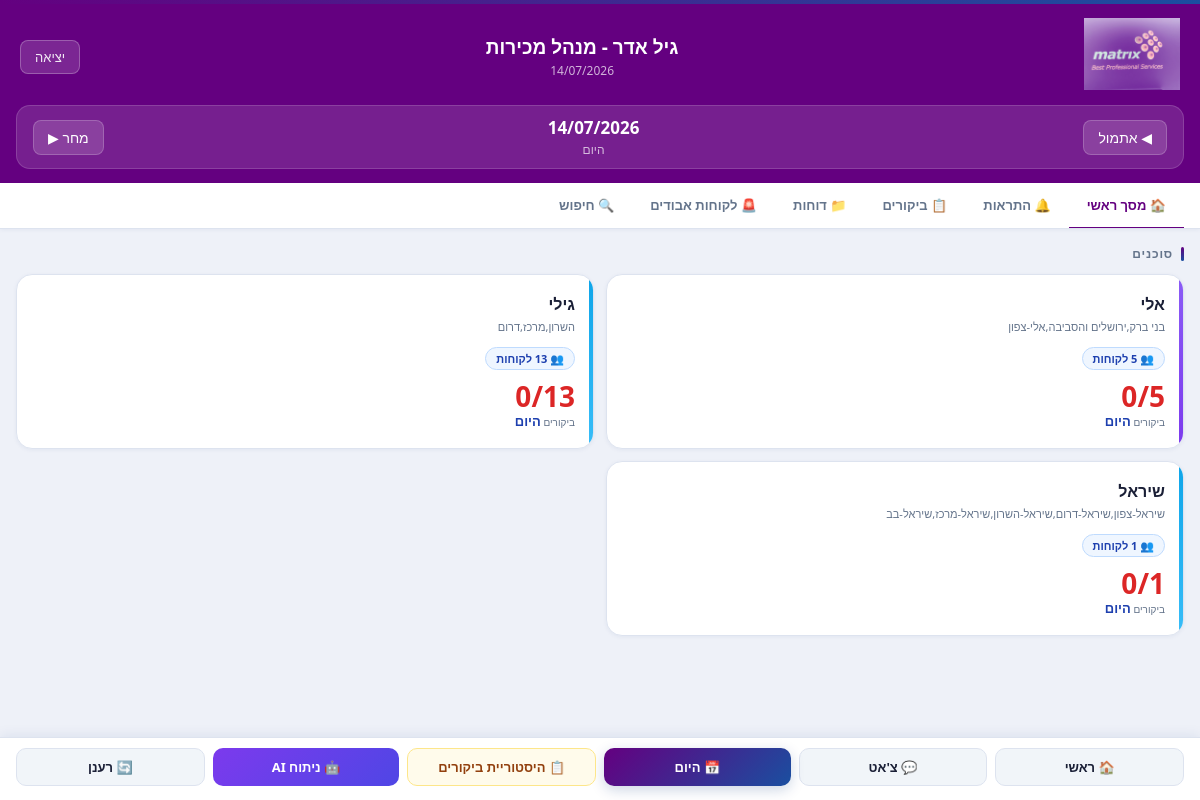
Screenshot of /manager (signed in) with the database file from the repository.
### tables this page shows
CREATE TABLE users (
        id INTEGER PRIMARY KEY AUTOINCREMENT,
        name TEXT NOT NULL,
        username TEXT UNIQUE NOT NULL,
        password_hash TEXT NOT NULL,
        role TEXT NOT NULL DEFAULT 'agent',
        regions TEXT NOT NULL DEFAULT ''
    );

### main.py (the view)
@app.get("/manager", response_class=HTMLResponse)
async def manager_dashboard(request: Request, date: str = None, agent_id: int = None):
    user = get_current_user(request)
    if not user or user['role'] != 'manager':
        return RedirectResponse("/")
    try:
        selected_date = datetime.strptime(date, "%Y-%m-%d").date() if date else now_il().date()
    except ValueError:
        selected_date = now_il().date()
    db = get_db()
    agents = db.execute("SELECT * FROM users WHERE role='agent' ORDER BY name").fetchall()
    visits_query = "SELECT v.*, u.name as agent_name, c.name as store_name, c.city, c.region FROM visits v JOIN users u ON v.user_id=u.id JOIN customers c ON v.customer_id=c.id WHERE v.visit_date=?"
    params = [str(selected_date)]
    if agent_id:
        visits_query += " AND v.user_id=?"
        params.append(agent_id)
    visits_query += " ORDER BY v.check_in_time DESC"
    visits = db.execute(visits_query, params).fetchall()
    notifications = db.execute(
        "SELECT * FROM notifications ORDER BY created_at DESC LIMIT 50"
    ).fetchall()
    eod_reports = db.execute(
        """SELECT * FROM notifications
           WHERE action='eod_report' AND created_at LIKE ?
           ORDER BY created_at DESC""",
        (str(selected_date) + '%',)
    ).fetchall()
    unread = db.execute("SELECT COUNT(*) FROM notifications WHERE is_read=0").fetchone()[0]
    agent_summary = []
    for agent in agents:
        today_visits = db.execute(
            "SELECT COUNT(*) FROM visits WHERE user_id=? AND visit_date=? AND (check_out_time IS NOT NULL OR is_phone=1)",
            (agent['id'], str(selected_date))
        ).fetchone()[0]
        active_count = db.execute(
            "SELECT COUNT(*) FROM visits WHERE user_id=? AND visit_date=? AND check_in_time IS NOT NULL AND check_out_time IS NULL AND is_phone=0",
            (agent['id'], str(selected_date))
        ).fetchone()[0]
        current = db.execute(
            """SELECT v.*, c.name as store_name FROM visits v JOIN customers c ON v.customer_id=c.id
               WHERE v.user_id=? AND v.visit_date=? AND v.check_in_time IS NOT NULL AND v.check_out_time IS NULL""",
            (agent['id'], str(selected_date))
        ).fetchone()
        agent_regions = [r.strip() for r in (agent['regions'] or '').split(',') if r.strip()]
        if agent_regions:
            hebrew_day_sel = get_hebrew_day(selected_date)
            week_num_sel   = get_week_for_agent(selected_date, agent)
            week_col_sel   = f"week_{week_num_sel}"
            placeholders   = ','.join(['?' for _ in agent_regions])
            total_customers = db.execute(
                f"SELECT COUNT(*) FROM customers WHERE region IN ({placeholders}) AND assigned_visit_day=? AND {week_col_sel}=1",
                agent_regions + [hebrew_day_sel]
            ).fetchone()[0]
            if total_customers == 0:
                total_customers = db.execute(
                    f"SELECT COUNT(*) FROM customers WHERE region IN ({placeholders}) AND visit_day=?",
                    agent_regions + [hebrew_day_sel]
                ).fetchone()[0]
        else:
            total_customers = 0
        not_visited_count = max(0, total_customers - today_visits - active_count)
        try:
            unplanned_count = db.execute(
                "SELECT COUNT(*) FROM visits WHERE user_id=? AND visit_date=? AND is_unplanned=1",
                (agent['id'], str(selected_date))
            ).fetchone()[0]
        except Exception:
            unplanned_count = 0
        agent_summary.append({
            "id": agent['id'],
            "name": agent['name'],
            "username": agent['username'],
            "regions": agent['regions'],
            "today_visits": today_visits,
            "total_customers": total_customers,
            "current_store": dict(current) if current else None,
            "done_count": today_visits,
            "active_count": active_count,
            "not_visited_count": not_visited_count,
            "unplanned_count": unplanned_count,
        })
    db.close()
    prev_date = (selected_date - timedelta(days=1)).strftime("%Y-%m-%d")
    next_date = (selected_date + timedelta(days=1)).strftime("%Y-%m-%d")
    return templates.TemplateResponse("manager.html", {
        "request": request,
        "user": user,
        "agents": [dict(a) for a in agents],
        "agent_summary": agent_summary,
        "eod_reports": [dict(r) for r in eod_reports],
        "visits": [dict(v) for v in visits],
        "notifications": [dict(n) for n in notifications],
        "unread": unread,
        "selected_date": selected_date,
        "selected_date_str": str(selected_date),
        "prev_date": prev_date,
        "next_date": next_date,
        "selected_agent_id": agent_id,
        "today": now_il().date(),
        "manager_email": get_setting("manager_email", COMPANY_CONFIG.get("manager_email", "ranaz@matrix.co.il")),
        "cfg": COMPANY_CONFIG,
    })

### templates/manager.html (shortened to what this page needs)
<!DOCTYPE html>
<html lang="he" dir="rtl">
<head>
</head>
<body>
<div class="app-header">
  <div class="header-top">
    <div class="header-logo">
      <img src="/static/logo.png" alt="{{ cfg.company_name }}" onerror="this.style.display='none';this.nextElementSibling.style.display='block'">
    </div>
    <div class="header-center">
      <div class="header-title">גיל אדר - מנהל מכירות</div>
      <div class="header-sub">{{ selected_date.strftime('%d/%m/%Y') }}</div>
    </div>
    <a href="/logout" class="logout-btn">יציאה</a>
  </div>
  <div class="day-nav">
    <a href="/manager?date={{ prev_date }}" class="nav-btn">◀ אתמול</a>
    <div style="text-align:center">
      <div class="day-name">{{ selected_date.strftime('%d/%m/%Y') }}</div>
      <div class="day-date">{% if selected_date == today %}היום{% endif %}</div>
    </div>
    <a href="/manager?date={{ next_date }}" class="nav-btn">מחר ▶</a>
  </div>
</div>
<div class="tabs">
  <span class="tab active" onclick="showTab('overview')">🏠 מסך ראשי</span>
  <span class="tab" id="tab-btn-notifications" onclick="showTab('notifications')"><span id="notif-bell"></span> התראות </span>
  <span class="tab" onclick="showTab('visits')">📋 ביקורים</span>
  <span class="tab" onclick="showTab('reports')">📁 דוחות</span>
  <span class="tab" onclick="showTab('lost')">🚨 לקוחות אבודים</span>
  <span class="tab" onclick="toggleMgrSearch()" id="mgrSearchTab" style="flex-shrink:0">🔍 חיפוש</span>
</div>
<div class="content">
  <div id="tab-overview">
    <div class="section-title">סוכנים</div>
    <div class="agent-grid">
      {% for agent in agent_summary %}
      <a href="/manager/agent/{{ agent.id }}?date={{ selected_date_str }}" class="agent-card agent-{{ agent.username }}"
         data-agent-id="{{ agent.id }}" data-date="{{ selected_date_str }}"
         data-done="{{ agent.done_count }}" data-active="{{ agent.active_count }}" data-red="{{ agent.not_visited_count }}">
        <div class="agent-name">{{ agent.name }}</div>
        <div class="agent-region">{{ agent.regions }}</div>
        <div style="display:inline-flex;align-items:center;gap:4px;background:#eff6ff;border:1px solid #bfdbfe;border-radius:20px;padding:3px 10px;font-size:11px;font-weight:700;color:#1e40af;margin-bottom:12px">👥 {{ agent.total_customers }} לקוחות</div>
        {% set pct = (agent.today_visits / agent.total_customers * 100) if agent.total_customers > 0 else 0 %}
        {% if pct < 30 %}{% set pcls = 'progress-red' %}
        {% elif pct < 60 %}{% set pcls = 'progress-orange' %}
        {% elif pct < 90 %}{% set pcls = 'progress-green' %}
        {% else %}{% set pcls = 'progress-gold' %}{% endif %}
        <div class="agent-visits {{ pcls }}" id="agent-visits-{{ agent.id }}" data-total="{{ agent.total_customers }}">{% if pct >= 90 and agent.total_customers > 0 %}👑 {% endif %}{{ agent.today_visits }}/{{ agent.total_customers }}</div>
        <div class="agent-visits-lbl">ביקורים <strong style="font-size:13px;color:#1e40af;">היום</strong></div>
      </a>
      {% endfor %}
    </div>
  </div>
</div>
<div class="bottom-bar">
  <button class="bar-btn btn-ghost" onclick="sessionStorage.removeItem('managerTab');showTab('overview')">🏠 ראשי</button>
  <button id="mgc-btn" class="bar-btn btn-ghost" onclick="openMgc()">💬 צ'אט </button>
  <a href="/manager?date={{ today }}" class="bar-btn btn-primary">📅 היום</a>
  <a href="/manager/history" class="bar-btn btn-refresh">📋 היסטוריית ביקורים</a>
<a href="/manager/analyze" class="bar-btn btn-analyze">🤖 ניתוח AI</a>
<button class="bar-btn btn-ghost" onclick="location.reload()">🔄 רענן</button>
</div>
</body>
</html>

### rows the page displays
users: name "אלי", regions "בני ברק,ירושלים והסביבה,אלי-צפון", total_customers "5", today_visits "0"
users: name "גילי", regions "השרון,מרכז,דרום", total_customers "13", today_visits "0"
users: name "שיראל", regions "שיראל-צפון,שיראל-דרום,שיראל-השרון,שיראל-מרכז,שיראל-בב", today_visits "0", total_customers "1"

### other values shown
{{ selected_date.strftime('%d/%m/%Y') }} "14/07/2026"
